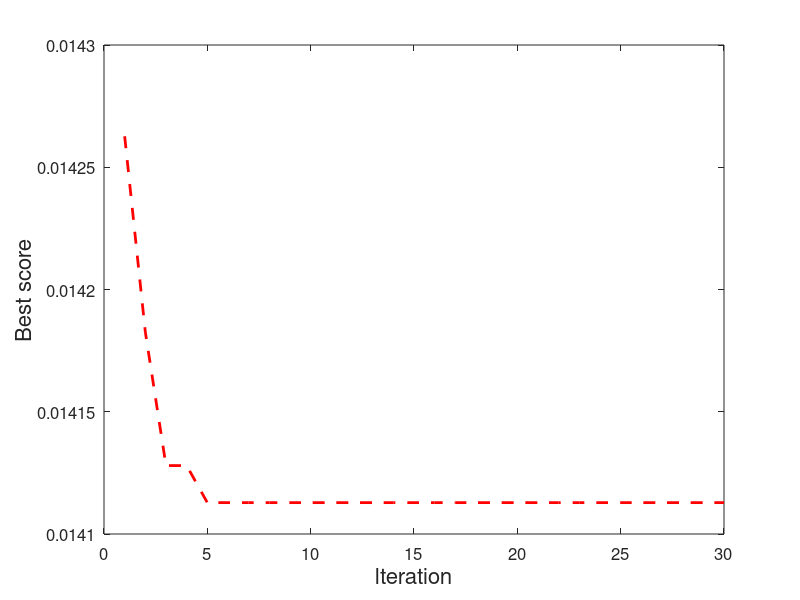

Write the MATLAB code that produced this figure.

clc,clear,close all
load Convergence_curve_r.mat
Convergence_curve=Convergence_curve(1:30);
r=[1:1:30];
plot(r,Convergence_curve,'r--','linewidth',2);
set(gca, 'FontSize', 12);
xlabel('lteration','FontSize',16),ylabel('Best score','FontSize',16)